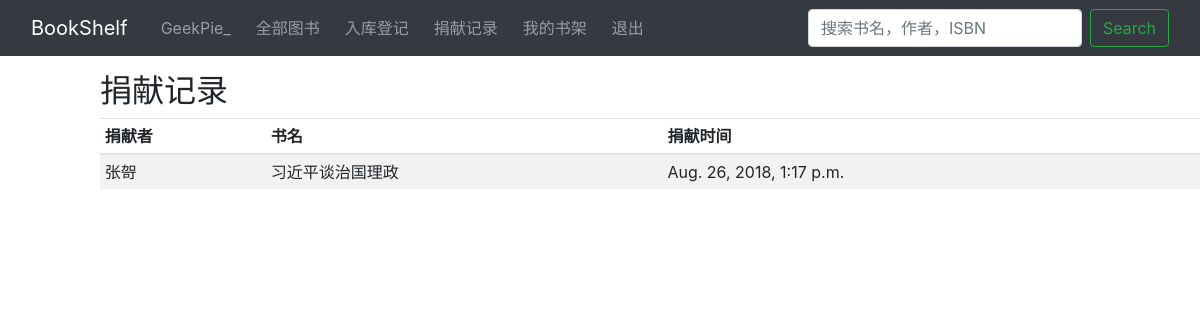
/book/devoterlist (signed in), run on the app's committed database.
### book/models.py (models this page shows, shortened)
class DevoteRecord(models.Model):
    User = models.ForeignKey(User,on_delete=models.CASCADE)
    Book = models.ForeignKey(Book,on_delete=models.CASCADE)
    DevoteTime = models.DateTimeField(auto_now_add=True)

class Book(models.Model):
    ISBN = models.CharField(max_length = 30)
    BookName = models.CharField(max_length = 250)
    FrontPage = models.CharField (max_length = 400, default = 'static/no_frontpage.png')
    Author = models.CharField(max_length = 100,default = "未知")
    Translator = models.CharField(max_length = 100,default = "无")
    Publisher = models.CharField(max_length = 100,default = "未知")
    Devoter = models.ForeignKey(User, null = True,blank = True,on_delete=models.CASCADE)
    Quantity = models.IntegerField(default=1)
    Introduction = models.TextField()

### book/views.py (the view)
# urls.py: path('devoterlist',views.devoterlist,name = 'devoter')
def devoterlist(request):
    if not request.user.is_authenticated:
        return HttpResponseRedirect("/book/login")
    else:
        context = {
            'all_records': DevoteRecord.objects.all(),
        }
        return render(request,'book/devote.html',context)

### book/templates/book/devote.html
{% extends 'book/base.html' %}
{% block body %}
  <div class="container-fluid">
      <div class="row">
        <main role="main" class="col-md-11 ml-sm-auto col-lg-11 pt-3 px-0">
          <h2>捐献记录</h2>
          <div class="table-responsive">
            <table class="table table-striped table-sm">
              <thead>
                <tr>
                  <th>捐献者</th>
                  <th>书名</th>
                  <th>捐献时间</th>
                </tr>
              </thead>
              <tbody>
                {%for record in all_records%}
                <tr>
                  <td>{{record.User.username}}</td>
                  <td>{{record.Book.BookName}}</td>
                  <td>{{record.DevoteTime}}</td>
                </tr>
                {%endfor%}
              </tbody>
            </table>
          </div>
        </main>
      </div>
    </div>
{%endblock%}

### data on the page
DevoteRecord: User.username "张哿", Book.BookName "习近平谈治国理政", DevoteTime "Aug. 26, 2018, 1:17 p.m."
